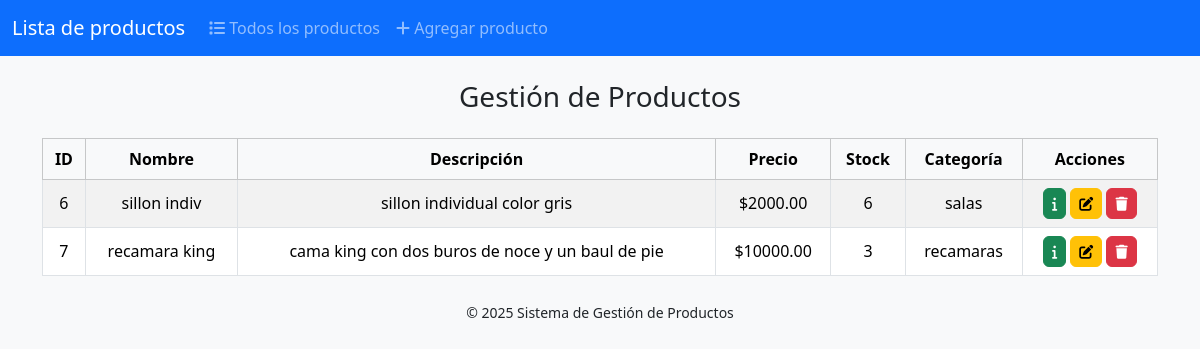
The page / on the database its author committed.
### app_productos/models.py (models this page shows, shortened)
class Producto(models.Model):
    id_producto = models.AutoField(primary_key=True)
    nombre = models.CharField(max_length=100)
    descripcion = models.TextField(blank=True, null=True)
    precio = models.DecimalField(max_digits=10, decimal_places=2, default=0)
    stock = models.IntegerField(default=0)
    categoria = models.CharField(max_length=100, blank=True, null=True)

### app_productos/views.py (the view)
# urls.py: path('', views.lista_productos, name='lista_productos'),
def lista_productos(request):
    productos = Producto.objects.all()
    return render(request, 'productos/lista.html', {'productos': productos})

### app_productos/templates/productos/lista.html (shortened to what this page needs)
{% load static %}
<!DOCTYPE html>
<html lang="es">
<head>
  <link href="https://cdn.jsdelivr.net/npm/bootstrap@5.3.3/dist/css/bootstrap.min.css" rel="stylesheet">
  <link href="{% static 'css/custom.css' %}" rel="stylesheet">
  <link rel="stylesheet" href="https://cdnjs.cloudflare.com/ajax/libs/font-awesome/6.4.2/css/all.min.css">
</head>
<body class="bg-light">
<nav class="navbar navbar-expand-lg bg-primary" data-bs-theme="dark">
  <div class="container-fluid">
    <a class="navbar-brand" href="#">Lista de productos</a>
    <div class="collapse navbar-collapse" id="navbarColor01">
      <ul class="navbar-nav me-auto">
        <li class="nav-item">
          <a class="nav-link" href="#"><i class="fa-solid fa-list"></i> Todos los productos</a>
        </li>
        <li class="nav-item">
          <a class="nav-link" href="{% url 'agregar_producto' %}"><i class="fa-solid fa-plus"></i> Agregar producto</a>
        </li>
      </ul>
    </div>
  </div>
</nav>
<div class="container mt-4">
  <h3 class="mb-4 text-center">Gestión de Productos</h3>
  <table class="table table-striped table-bordered align-middle text-center">
    <thead class="table-light">
      <tr>
        <th>ID</th>
        <th>Nombre</th>
        <th>Descripción</th>
        <th>Precio</th>
        <th>Stock</th>
        <th>Categoría</th>
        <th>Acciones</th>
      </tr>
    </thead>
    <tbody>
      {% for p in productos %}
      <tr>
        <td>{{ p.id_producto }}</td>
        <td>{{ p.nombre }}</td>
        <td>{{ p.descripcion }}</td>
        <td>${{ p.precio }}</td>
        <td>{{ p.stock }}</td>
        <td>{{ p.categoria }}</td>
        <td>
          <a href="{% url 'detalle_producto' p.id_producto %}" class="btn btn-sm btn-success" title="Ver detalles">
            <i class="fa-solid fa-info"></i>
          </a>
          <a href="{% url 'editar_producto' p.id_producto %}" class="btn btn-sm btn-warning" title="Editar">
            <i class="fa-solid fa-pen-to-square"></i>
          </a>
          <button type="button" class="btn btn-sm btn-danger" data-bs-toggle="modal" data-bs-target="#modalEliminar{{ p.id_producto }}" title="Eliminar">
            <i class="fa-solid fa-trash"></i>
          </button>
        </td>
      </tr>
      {% empty %}
      <tr><td colspan="7">No hay productos registrados.</td></tr>
      {% endfor %}
    </tbody>
  </table>
</div>
<footer class="text-center mt-4 mb-4">
  <small>© 2025 Sistema de Gestión de Productos</small>
</footer>
</body>
</html>

### static/css/custom.css (style rules this page uses)
body { background-color: #f8f9fa; }
.table th { font-weight: 600; }
.btn { border-radius: 6px; }

### rows shown on the page
Producto: id_producto "6", nombre "sillon indiv", descripcion "sillon individual color gris", precio "2000.00", stock "6", categoria "salas"
Producto: id_producto "7", nombre "recamara king", descripcion "cama king con dos buros de noce y un baul de pie", precio "10000.00", stock "3", categoria "recamaras"
